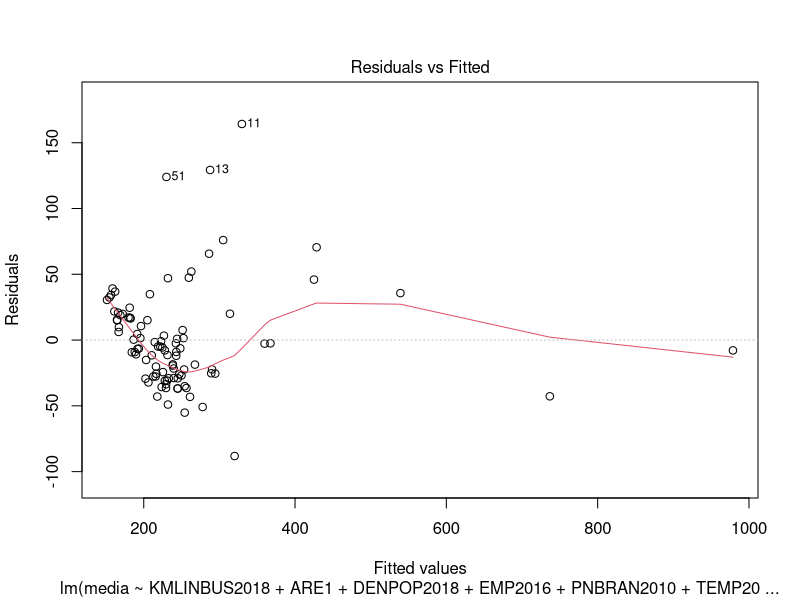

Generate this figure with R:
## ---- chunk 1
library(stats)
library(car)

# Ajuste o caminho conforme o local de execução

setwd("C:/Users/ediad/OneDrive/Área de Trabalho/Predictive-Analysis/data-exploration")

dados <- read.csv2("uber_analise_20181003.csv")
## ---- chunk 2
str(dados)
summary(dados)
## ---- chunk 3
modelo_completo <- lm(
  media ~ QTLINBUS2018 + KMLINBUS2018 + QTPONTBUS2018 + QTESTMETRO2018 +
    RENDP2010 + ARE1 + POP2018 + DENPOP2018 + DOMP2018 + ESTAB2016 +
    EMP2016 + PNBRAN2010 + TEMP2010_5MIN + TEMP2010_30MIN + TEMP2010_60MIN +
    TEMP2010_120MIN + TEMP2010_121MIN + TEMP2010_0MIN + PDOMC2010 + PDOMM2010,
  data = dados
)
## ---- chunk 4
summary(modelo_completo)
vif(modelo_completo)
## ---- chunk 5
modelo_stepwise <- step(modelo_completo, direction = "both", trace = FALSE)
## ---- chunk 6
summary(modelo_stepwise)
vif(modelo_stepwise)
## ---- chunk 7
modelo_desvpad <- lm(
  desvpad_amostral ~ QTLINBUS2018 + KMLINBUS2018 + QTPONTBUS2018 + QTESTMETRO2018 +
    RENDP2010 + ARE1 + POP2018 + DENPOP2018 + DOMP2018 + ESTAB2016 +
    EMP2016 + PNBRAN2010 + TEMP2010_5MIN + TEMP2010_30MIN + TEMP2010_60MIN +
    TEMP2010_120MIN + TEMP2010_121MIN + TEMP2010_0MIN + PDOMC2010 + PDOMM2010,
  data = dados
)
summary(modelo_desvpad)
vif(modelo_desvpad)
## ---- chunk 8
modelo_stepwise_desvpad <- step(modelo_desvpad, direction = "both", trace = FALSE)
summary(modelo_stepwise_desvpad)
vif(modelo_stepwise_desvpad)
## ---- chunk 9
knitr::kable(summary(modelo_completo)$coefficients, caption = "Coeficientes do Modelo Completo") 
## ---- chunk 10
knitr::kable(as.data.frame(vif(modelo_completo)), caption = "VIF do Modelo Completo") 
## ---- chunk 11
knitr::kable(summary(modelo_stepwise)$coefficients, caption = "Coeficientes do Modelo Stepwise") 
## ---- chunk 12
knitr::kable(as.data.frame(vif(modelo_stepwise)), caption = "VIF do Modelo Stepwise") 
## ---- chunk 13
plot(modelo_stepwise, which = 1)
## ---- chunk 14
# Exibe a fórmula do modelo stepwise, cada termo em uma linha para LaTeX
form <- deparse(formula(modelo_stepwise))
form[1] <- gsub("~", "= \\ ", form[1])
cat("$$", paste(form, collapse = " \\ "), "$$")
